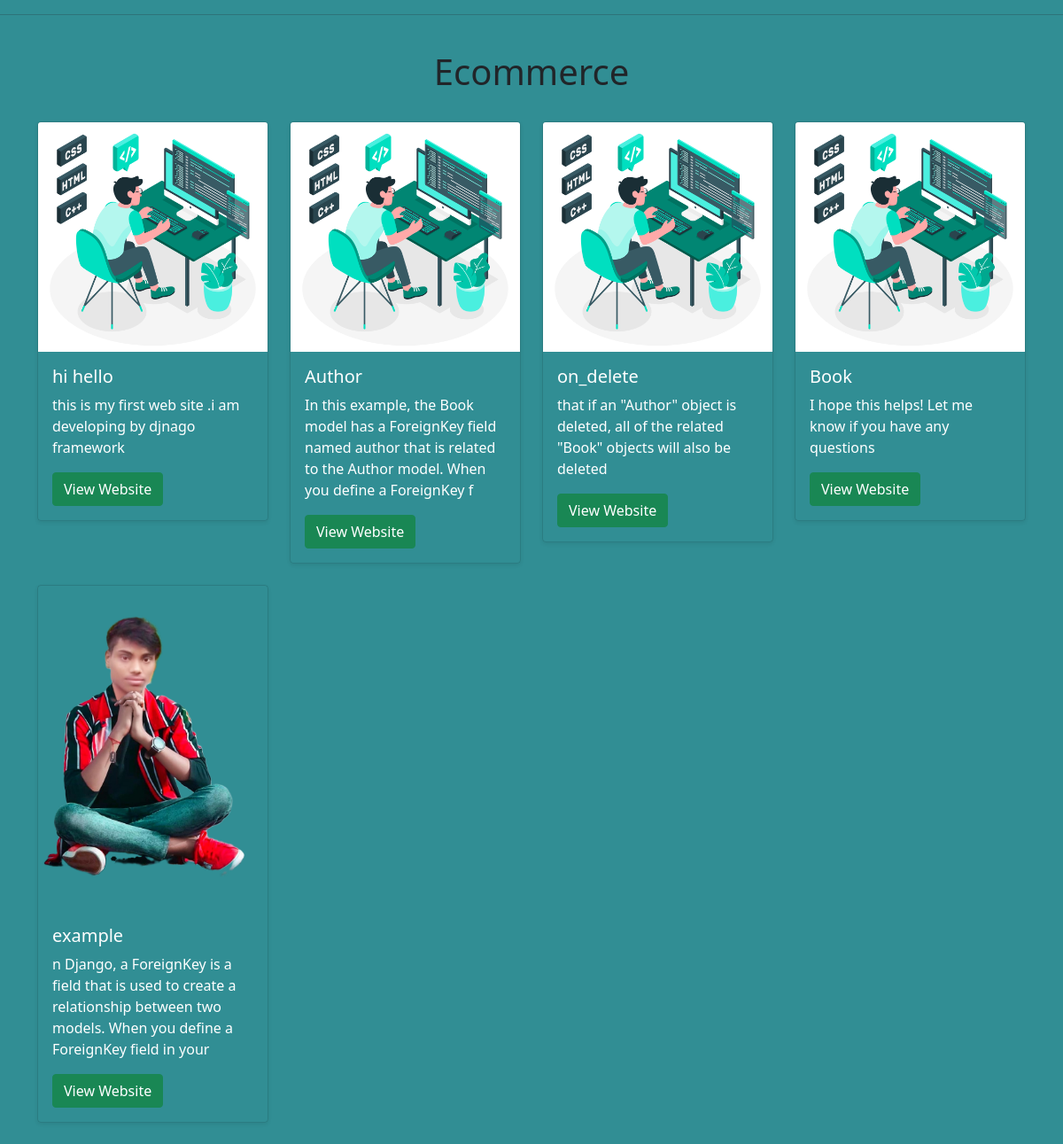
The app's page /service/ with its own data.
### mysite_app/models.py (models this page shows, shortened)
class Service(models.Model):
    web_type=models.ForeignKey(Webtype,on_delete=models.CASCADE)
    web_pic=models.ImageField(upload_to='media/web_pic',null=True,blank=False)
    web_name=models.CharField(max_length=265,null=True,blank=False)
    web_desc=models.TextField(null=False)
    web_url=models.URLField(max_length=500,null=False)

### mysite/views.py (the view)
# urls.py: path('service/',views.service,name='service')
def service(request):
    details=Service.objects.all()
    return render(request, 'service.html',{'details':details})

### templates/service.html (shortened to what this page needs)
<!DOCTYPE html>
<html lang="en">
  <head>
    <link
      href="https://cdn.jsdelivr.net/npm/bootstrap@5.0.2/dist/css/bootstrap.min.css"
      rel="stylesheet"
    />
  </head>
  <body>
    {% if 'website' == details.web_type %}
    <div class="container">
      <div class="row">
        <div><h1 class="text-center p-4">Websites</h1></div>
        {% for obj in details %}
        <div class="col-sm-3">
          <div class="row">
            <div class="col-12">
              <div class="card bg-transparent text-white mb-4 shadow-sm">
                <img
                  src=" {{obj.web_pic.url}} "
                  class="card-img-top"
                  alt="Screenshot of Website"
                />
                <div class="card-body">
                  <h5 class="card-title">{{obj.web_name}}</h5>
                  <p class="card-text">{{obj.web_desc}}</p>
                  <div
                    class="d-flex justify-content-between align-items-center"
                  >
                    <div class="btn-group">
                      <a
                        href=" {{obj.web_url}} "
                        class="btn btn-success btn-successs-ingradient"
                        >View Website</a
                      >
                    </div>
                  </div>
                </div>
              </div>
            </div>
          </div>
        </div>
        {% endfor %}
      </div>
    </div>
    {% else %}
    <hr />
    <div class="container">
      <div class="row">
        <div><h1 class="text-center p-4">Ecommerce</h1></div>
        {% for obj in details %}
        <div class="col-sm-3">
          <div class="row">
            <div class="col-12">
              <div class="card bg-transparent text-white mb-4 shadow-sm">
                <img
                  src=" {{obj.web_pic.url}} "
                  class="card-img-top"
                  alt="Screenshot of Website"
                />
                <div class="card-body">
                  <h5 class="card-title">{{obj.web_name}}</h5>
                  <p class="card-text">{{obj.web_desc}}</p>
                  <div
                    class="d-flex justify-content-between align-items-center"
                  >
                    <div class="btn-group">
                      <a
                        href=" {{obj.web_url}} "
                        class="btn btn-success btn-successs-ingradient"
                        >View Website</a
                      >
                    </div>
                  </div>
                </div>
              </div>
            </div>
          </div>
        </div>
        {% endfor %}
      </div>
    </div>
    {% endif %}
  </body>
</html>

### templates/service.html (style rules this page uses)
body { background-color: #318e94; }

### records on screen
Service: web_pic (picture), web_name "hi hello", web_desc "this is my first web site .i am developing by djnago framework"
Service: web_pic (picture), web_name "Author", web_desc "In this example, the Book model has a ForeignKey field named author that is related to the Author model. When you define a ForeignKey f"
Service: web_pic (picture), web_name "on_delete", web_desc "that if an \"Author\" object is deleted, all of the related \"Book\" objects will also be deleted"
Service: web_pic (picture), web_name "Book", web_desc "I hope this helps! Let me know if you have any questions"
Service: web_pic (picture), web_name "example", web_desc "n Django, a ForeignKey is a field that is used to create a relationship between two models. When you define a ForeignKey field in your"
